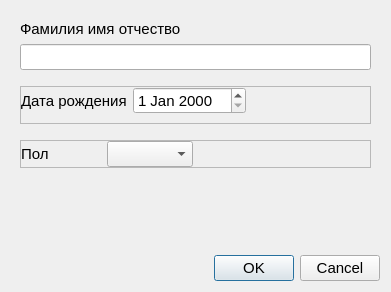
<?xml version="1.0" encoding="UTF-8"?>
<ui version="4.0">
 <class>PatientKardDialog</class>
 <widget class="QDialog" name="PatientKardDialog">
  <property name="windowModality">
   <enum>Qt::WindowModal</enum>
  </property>
  <property name="geometry">
   <rect>
    <x>0</x>
    <y>0</y>
    <width>391</width>
    <height>292</height>
   </rect>
  </property>
  <property name="font">
   <font>
    <pointsize>11</pointsize>
   </font>
  </property>
  <property name="windowTitle">
   <string>Карточка пациента</string>
  </property>
  <layout class="QVBoxLayout" name="verticalLayout">
   <item>
    <widget class="QWidget" name="widget" native="true">
     <layout class="QVBoxLayout" name="verticalLayout_2">
      <item>
       <widget class="QLabel" name="lblFIO">
        <property name="text">
         <string>Фамилия имя отчество</string>
        </property>
       </widget>
      </item>
      <item>
       <widget class="QLineEdit" name="edFIO"/>
      </item>
      <item>
       <spacer name="verticalSpacer_2">
        <property name="orientation">
         <enum>Qt::Vertical</enum>
        </property>
        <property name="sizeType">
         <enum>QSizePolicy::Fixed</enum>
        </property>
        <property name="sizeHint" stdset="0">
         <size>
          <width>20</width>
          <height>10</height>
         </size>
        </property>
       </spacer>
      </item>
      <item>
       <widget class="QFrame" name="frBorn">
        <property name="frameShape">
         <enum>QFrame::StyledPanel</enum>
        </property>
        <property name="frameShadow">
         <enum>QFrame::Raised</enum>
        </property>
        <layout class="QHBoxLayout" name="horizontalLayout_4">
         <property name="leftMargin">
          <number>0</number>
         </property>
         <property name="topMargin">
          <number>0</number>
         </property>
         <property name="rightMargin">
          <number>0</number>
         </property>
         <item>
          <widget class="QLabel" name="lblBorn">
           <property name="text">
            <string>Дата рождения</string>
           </property>
          </widget>
         </item>
         <item>
          <widget class="QDateEdit" name="edBorn"/>
         </item>
         <item>
          <spacer name="horizontalSpacer_4">
           <property name="orientation">
            <enum>Qt::Horizontal</enum>
           </property>
           <property name="sizeHint" stdset="0">
            <size>
             <width>40</width>
             <height>20</height>
            </size>
           </property>
          </spacer>
         </item>
        </layout>
       </widget>
      </item>
      <item>
       <spacer name="verticalSpacer_3">
        <property name="orientation">
         <enum>Qt::Vertical</enum>
        </property>
        <property name="sizeType">
         <enum>QSizePolicy::Fixed</enum>
        </property>
        <property name="sizeHint" stdset="0">
         <size>
          <width>20</width>
          <height>10</height>
         </size>
        </property>
       </spacer>
      </item>
      <item>
       <widget class="QFrame" name="frSex">
        <property name="frameShape">
         <enum>QFrame::StyledPanel</enum>
        </property>
        <property name="frameShadow">
         <enum>QFrame::Raised</enum>
        </property>
        <layout class="QHBoxLayout" name="horizontalLayout">
         <property name="spacing">
          <number>6</number>
         </property>
         <property name="leftMargin">
          <number>0</number>
         </property>
         <property name="topMargin">
          <number>0</number>
         </property>
         <property name="rightMargin">
          <number>0</number>
         </property>
         <property name="bottomMargin">
          <number>0</number>
         </property>
         <item>
          <widget class="QLabel" name="lblSex">
           <property name="minimumSize">
            <size>
             <width>80</width>
             <height>0</height>
            </size>
           </property>
           <property name="text">
            <string>Пол</string>
           </property>
          </widget>
         </item>
         <item>
          <widget class="QComboBox" name="cbSex"/>
         </item>
         <item>
          <spacer name="horizontalSpacer">
           <property name="orientation">
            <enum>Qt::Horizontal</enum>
           </property>
           <property name="sizeHint" stdset="0">
            <size>
             <width>40</width>
             <height>20</height>
            </size>
           </property>
          </spacer>
         </item>
        </layout>
       </widget>
      </item>
      <item>
       <spacer name="verticalSpacer_4">
        <property name="orientation">
         <enum>Qt::Vertical</enum>
        </property>
        <property name="sizeType">
         <enum>QSizePolicy::Fixed</enum>
        </property>
        <property name="sizeHint" stdset="0">
         <size>
          <width>20</width>
          <height>10</height>
         </size>
        </property>
       </spacer>
      </item>
      <item>
       <spacer name="verticalSpacer">
        <property name="orientation">
         <enum>Qt::Vertical</enum>
        </property>
        <property name="sizeHint" stdset="0">
         <size>
          <width>20</width>
          <height>40</height>
         </size>
        </property>
       </spacer>
      </item>
     </layout>
    </widget>
   </item>
   <item>
    <widget class="QDialogButtonBox" name="buttonBox">
     <property name="orientation">
      <enum>Qt::Horizontal</enum>
     </property>
     <property name="standardButtons">
      <set>QDialogButtonBox::Cancel|QDialogButtonBox::Ok</set>
     </property>
    </widget>
   </item>
  </layout>
 </widget>
 <resources/>
 <connections>
  <connection>
   <sender>buttonBox</sender>
   <signal>accepted()</signal>
   <receiver>PatientKardDialog</receiver>
   <slot>accept()</slot>
   <hints>
    <hint type="sourcelabel">
     <x>248</x>
     <y>254</y>
    </hint>
    <hint type="destinationlabel">
     <x>157</x>
     <y>274</y>
    </hint>
   </hints>
  </connection>
  <connection>
   <sender>buttonBox</sender>
   <signal>rejected()</signal>
   <receiver>PatientKardDialog</receiver>
   <slot>reject()</slot>
   <hints>
    <hint type="sourcelabel">
     <x>316</x>
     <y>260</y>
    </hint>
    <hint type="destinationlabel">
     <x>286</x>
     <y>274</y>
    </hint>
   </hints>
  </connection>
 </connections>
</ui>
